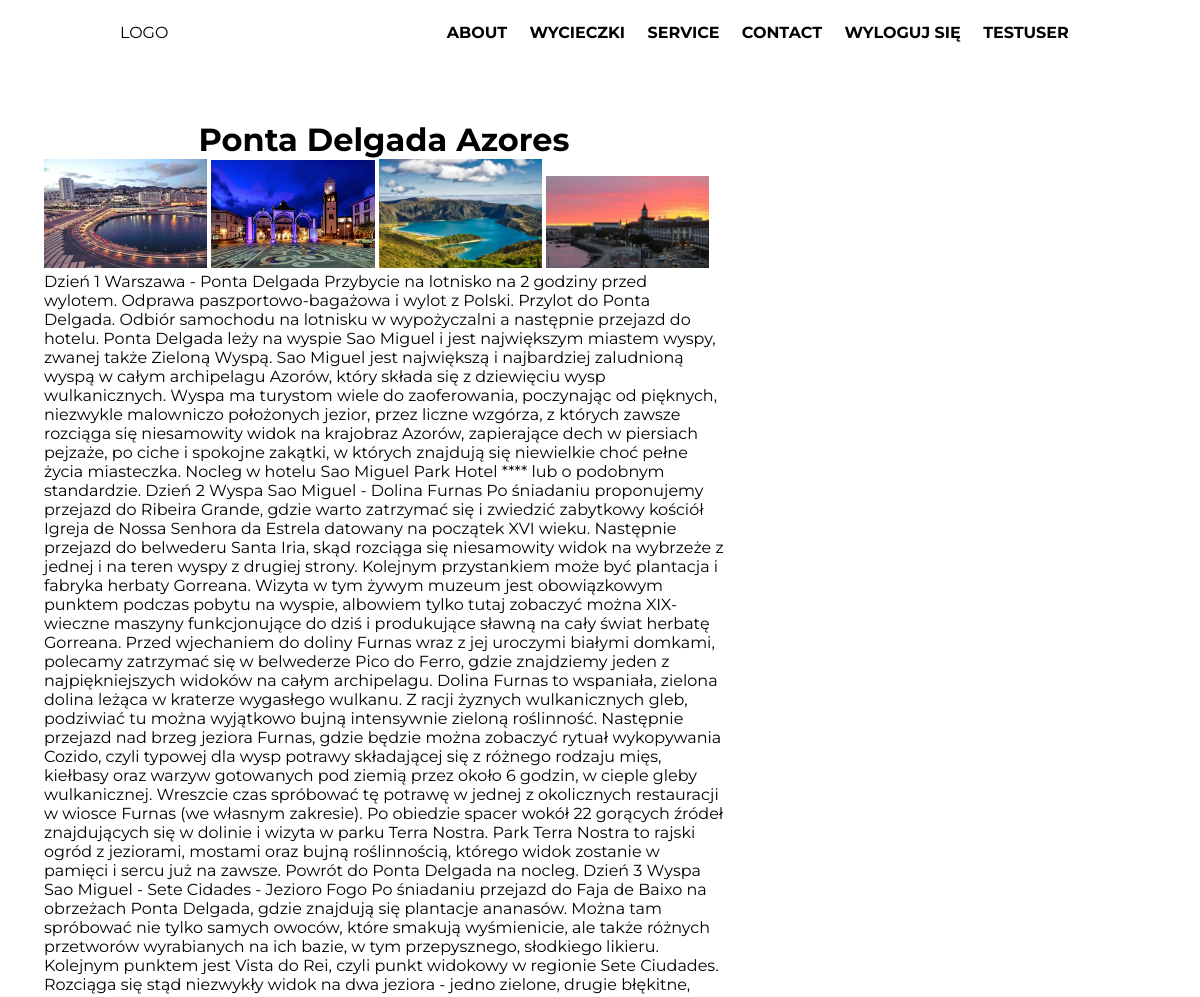
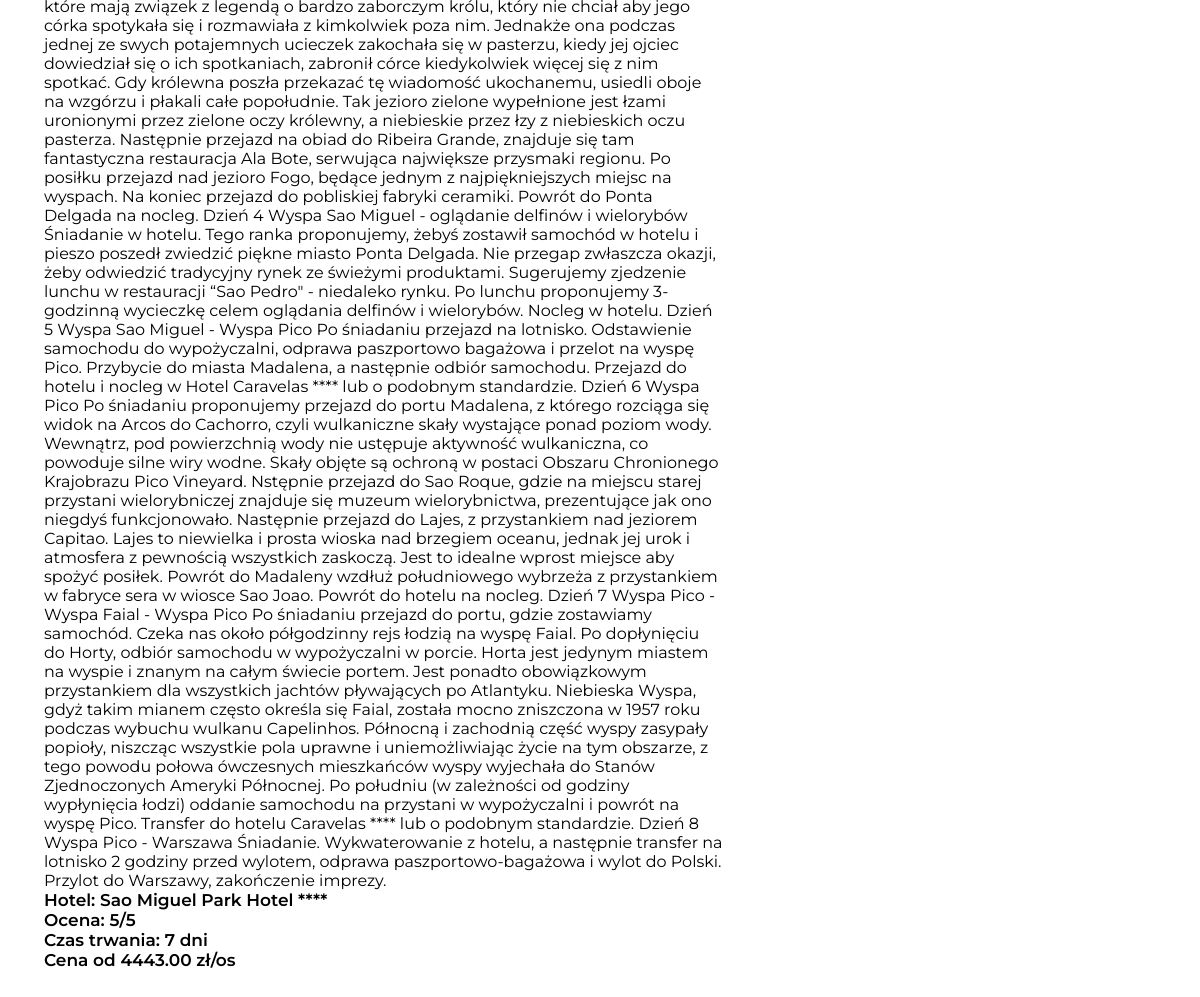
/oferty/1/ (signed in), run on the app's committed database (2 pictures, top to bottom).
### home/models.py (models this page shows)
class Trip(models.Model):
    title = models.CharField(max_length=100)
    location=models.TextField(blank=True)
    Hotel = models.TextField(blank=True)
    description = models.TextField(blank=True)
    duration = models.TextField(blank=True)
    deadline1 = models.DateField(auto_now_add=False, blank=True)
    deadline2 = models.DateField(auto_now_add=False, blank=True)
    deadline3 = models.DateField(auto_now_add=False, blank=True)
    rating = models.DecimalField(max_digits=5, decimal_places=0, default=5)
    price = models.DecimalField(max_digits=15000, decimal_places=2, default=0)
    main_image = models.ImageField(upload_to='trips_pics', blank=True)
    image_one = models.ImageField(upload_to='trips_pics', blank=True)
    image_two = models.ImageField(upload_to='trips_pics', blank=True)
    image_three = models.ImageField(upload_to='trips_pics', blank=True)
    image_four = models.ImageField(upload_to='trips_pics', blank=True)
    date_posted = models.DateTimeField(default=timezone.now)
    author = models.ForeignKey(User, on_delete=models.CASCADE, default=1)

### home/views.py (the view)
# urls.py: path('oferty/<int:pk>/', TripsDetailView.as_view(), name='trips-detail'),
class TripsDetailView(DetailView):
    model = Trip
    template_name = 'home/trips-detail.html'

### home/templates/home/trips-detail.html (shortened to what this page needs)
{% extends "home/base.html" %}
{% load render_partial %}
{% load static %}
{% block head %}
    <link rel="stylesheet" href="{% static 'home/css/trips.css'%}">
{% endblock head %}
{% block body %}
<div class="contOferty">
    <div id="oferta">
        <h1 class="article-title">{{ object.title }}</h1>
            <div class="imgdet">
                <img src="{{ object.image_one.url }}">
                <img src="{{ object.image_two.url }}">
                <img src="{{ object.image_three.url }}">
                <img src="{{ object.image_four.url }}">
            </div>
          <div class="media-body">
            <p class="article-content">{{ object.description }}</p>
              <h2>
                    <span>
                        Hotel: {{ object.Hotel }}
                        <br>
                        Ocena: {{ object.rating }}/5
                        <br>
                        Czas trwania: {{ object.duration }} dni
                        <br>
                        Cena od {{ object.price }} zł/os
                </span>
                </h2>
          </div>
    </div>
    <div id="zamow">
    </div>
</div>
{% endblock body %}

### home/templates/home/base.html (shortened to what this page needs)
{% load static %}
<!DOCTYPE html>
<html lang="en">
<head>
    <link rel="stylesheet" href="{% static 'home/css/base.css'%}">
    <link rel="stylesheet" href="https://stackpath.bootstrapcdn.com/font-awesome/4.7.0/css/font-awesome.min.css">
    {% block head %}{% endblock %}
</head>
<body>
    <header class="main-header">
        <div class="logo">
            <a href="{% url 'home' %}">LOGO</a>
        </div>
        <ul class="nav-links">
            <li class="nav-link">
                <a href="#">About</a>
            </li>
            <li class="nav-link">
                <a href="{% url 'wycieczki' %}">Wycieczki</a>
            </li>
            <li class="nav-link">
                <a href="#">Service</a>
            </li>
            <li class="nav-link">
                <a href="#">Contact</a>
            </li>
            {% if user.is_authenticated %}
            <li class="nav-link">
                <a href="{% url 'logout' %}">Wyloguj się</a>
            </li>
            <li class="nav-link">
                    <a href="{% url 'profile' %}">{{user.username}}</a>
            </li>
            {% else %}
            <li class="nav-link">
                <a href="{% url 'login' %}">Zaloguj się</a>
            </li>
            {% endif %}
        </ul>
    </header>
    {% block body %}{% endblock %}
</body>
</html>

### home/static/home/css/base.css (style rules this page uses)
*, *:before, *:after { box-sizing: border-box; margin: 0; padding: 0; }
body { font-family: 'Montserrat', sans-serif; display:flex; flex-flow:column wrap; }
.main-header { position: fixed; display: flex; justify-content: space-between; align-items: center; height: 65px; width: 100vw; padding: 0 10vw; color: #000; z-index: 1; transition: .8s ease-out; }
.main-header a { text-decoration: none; color: inherit; text-transform: uppercase; }
.main-header .nav-links { display: flex; list-style: none; }
.main-header .nav-links .nav-link { transition: opacity .4s ease-in-out, transform .6s cubic-bezier(0.175, 0.885, 0.32, 1.275); }
.main-header .nav-links .nav-link:nth-of-type(2) { transition-delay: .1s; }
.main-header .nav-links .nav-link:nth-of-type(3) { transition-delay: .2s; }
.main-header .nav-links .nav-link:nth-of-type(4) { transition-delay: .3s; }
.main-header .nav-links .nav-link a { margin: .2rem; padding: 1rem .5rem; font-weight: bold; }
h2 { font-weight: 600; font-size: 17px; }

### home/static/home/css/trips.css (style rules this page uses)
.contOferty { padding-bottom: 200px; width: 100%; }
#oferta { display: flex; justify-content: center; align-items: center; flex-wrap: wrap; padding-bottom: 115px; padding-top: 20px; padding-left: 20px; padding-right: 20px; margin-left: 2%; margin-right: 5%; width: 60%; background-color: rgba(255, 255, 255,0.5); border-radius: 60px; position: relative; top: 100px; padding: 20px; float:left; }
#oferta .imgdet img { max-width: 24%; opacity: 1; transition: 0.5s; }
#zamow { display: flex; justify-content: center; align-items: center; flex-wrap: wrap; width: 30%; margin-right:3%; background-color: rgba(255, 255, 255,0.5); border-radius: 60px; position: relative; float: left; top: 100px; padding-bottom: 115px; padding-top: 20px; padding-left: 20px; padding-right: 20px; }

### data on the page
Trip: title "Ponta Delgada Azores", image_one (picture), image_two (picture), image_three (picture), image_four (picture), description "Dzień 1 Warszawa - Ponta Delgada Przybycie na lotnisko na 2 godziny przed wylotem. Odprawa paszportowo-bagażowa i wylot z Polski. Przylot do Ponta Delgada. Odbiór samochodu na lotnisku w wypożyczalni a następnie przejazd do hotelu. Ponta Delgada leży na wyspie Sao Miguel i jest największym miastem wyspy, zwanej także Zieloną Wyspą. Sao Miguel jest największą i najbardziej zaludnioną wyspą w całym archipelagu Azorów, który składa się z dziewięciu wysp wulkanicznych. Wyspa ma turystom wiele do zaoferowania, poczynając od pięknych, niezwykle malowniczo położonych jezior, przez liczne wzgórza, z których zawsze rozciąga się niesamowity widok na krajobraz Azorów, zapierające dech w piersiach…", Hotel "Sao Miguel Park Hotel ****", rating "5", duration "7", price "4443.00"

### other printed values
{{ user.username }} "TESTUSER"
